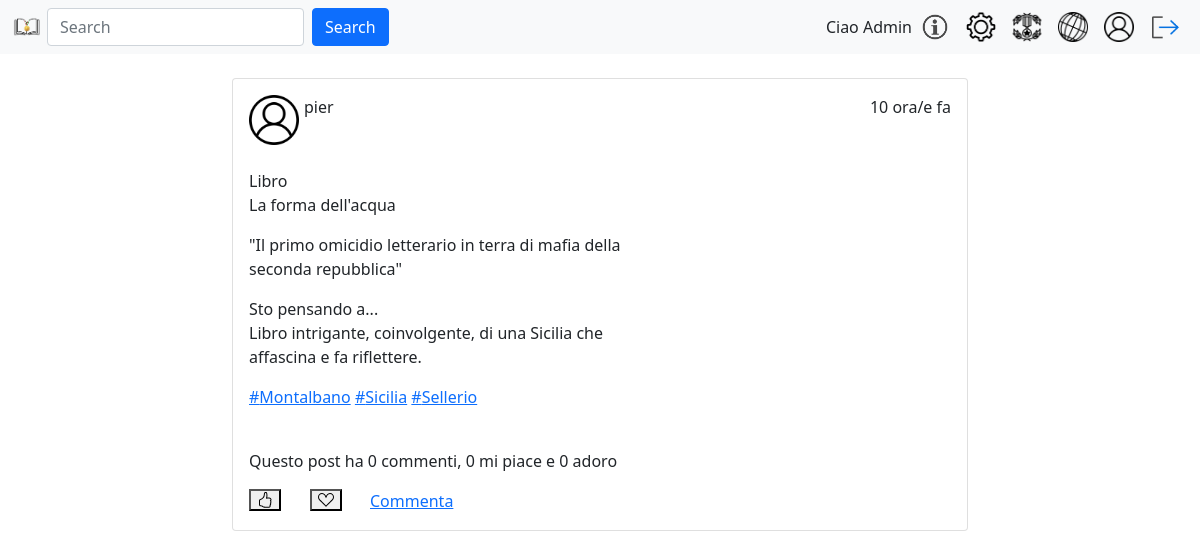
Screenshot of /searchingTag.php?tag=Sellerio (signed in) with the database file from the repository.
### tables this page shows
CREATE TABLE `post` (
  `utenteId` int NOT NULL,
  `dataOra` datetime NOT NULL,
  `citazioneTestuale` varchar(1023) DEFAULT NULL,
  `fotoCitazione` varchar(127) DEFAULT NULL,
  `riflessione` varchar(2047) NOT NULL,
  `counterMiPiace` int NOT NULL,
  `counterAdoro` int NOT NULL,
  `libroId` int NOT NULL,
  PRIMARY KEY (`utenteId`,`dataOra`),
  UNIQUE KEY `ID_POST_IND` (`utenteId`,`dataOra`),
  KEY `REF_POST_LIBRO_IND` (`libroId`)
);

CREATE TABLE `utente` (
  `id` int NOT NULL AUTO_INCREMENT,
  `username` varchar(80) NOT NULL,
  `email` varchar(80) NOT NULL,
  `pwd` varchar(120) NOT NULL,
  `immagineProfilo` varchar(255) DEFAULT NULL,
  `isAdmin` int NOT NULL DEFAULT '0',
  `descrizione` varchar(150) DEFAULT NULL,
  `stato` int NOT NULL DEFAULT '0',
  PRIMARY KEY (`id`)
);

CREATE TABLE `libro` (
  `id` int NOT NULL AUTO_INCREMENT,
  `titolo` varchar(255) NOT NULL,
  PRIMARY KEY (`id`),
  UNIQUE KEY `ID_LIBRO_IND` (`id`)
);

### include/post.php (called while the page is built, shortened)
<?php
class Post {
    private $conn;
    public function __construct($conn) {
        $this->conn = $conn;
    }
    public function getSpecificPost($user_id, $time_post) {
        $query = "SELECT
                    (
                      SELECT COUNT(*)
                      FROM commenti c
                      WHERE p.utenteId = c.utenteIdPost AND p.dataOra = c.dataOraPost
                    ) AS numeroCommenti,
                    u.immagineProfilo, u.username, p.utenteId, p.dataOra, p.citazioneTestuale, p.fotoCitazione, p.riflessione, p.counterMiPiace, p.counterAdoro, l.titolo,
                    GROUP_CONCAT(t.testo) AS elencoTag
                  FROM
                    post p
                    INNER JOIN utente u ON p.utenteId = u.id
                    INNER JOIN libro l ON p.libroId = l.id
                    LEFT JOIN tagperpost tp ON p.utenteId = tp.utenteIdPost AND p.dataOra = tp.dataOraPost
                    LEFT JOIN tags t ON tp.tagId = t.id
                  WHERE
                    p.utenteId = ? AND p.dataOra = ?
                  GROUP BY
                    p.utenteId, p.dataOra
                  ORDER BY
                    p.dataOra DESC";
        $stmt = $this->conn->prepare($query);
        $stmt->bind_param("is", $user_id, $time_post);
        return $this->executeAndGetPosts($stmt);
    }
    private function executeAndGetPosts($stmt) {
        if (!$stmt->execute()) {
            return array();
        }
        $result = $stmt->get_result();
        $posts = $result->fetch_all(MYSQLI_ASSOC);
        return $posts;
    }
}
function time_elapsed_string($datetime, $full = false) {
    $now = new DateTime;
    $ago = new DateTime($datetime);
    $diff = $now->diff($ago);
    $diff->w = floor($diff->d / 7);
    $diff->d -= $diff->w * 7;
    $string = array(
        'y' => 'anno/i',
        'm' => 'mese/i',
        'w' => 'settimana/e',
        'd' => 'giorno/i',
        'h' => 'ora/e',
        'i' => 'minuto/i',
        's' => 'secondo/i',
    );
    foreach ($string as $k => &$v) {
        if ($diff->$k) {
            $v = $diff->$k . ' ' . $v;
        } else {
            unset($string[$k]);
        }
    }
    if (!$full) {
        $string = array_slice($string, 0, 1);
    }
    return count($string) > 0 ? implode(', ', $string) . ' fa' : 'ora';
}
?>

### include/model/selectors.php (called while the page is built, shortened)
<?php
function getIdTagByString($stringTag){
    global $conn;
    $sql = "SELECT id from tags where testo = ?;";
    $stmt = $conn->prepare($sql);
    $stmt->bind_param("s", $stringTag);
    $stmt->execute();
    $result = $stmt->get_result();
    if ($result->num_rows > 0) {
        return $result->fetch_assoc()["id"];
    } else {
        return -1;
    }
}
function getPostByTag($tag) {
    global $conn;
    $sql = "SELECT utenteIdPost, dataOraPost FROM tagperpost WHERE tagId = ? ORDER BY dataOraPost DESC;";
    $stmt = $conn->prepare($sql);
    $stmt->bind_param("i", $tag);
    $stmt->execute();
    $result = $stmt->get_result();
    if ($result->num_rows > 0) {
        return $result->fetch_all(MYSQLI_ASSOC);
    } else {
        return -1;
    }
}
?>

### include/login.model.php (called while the page is built, shortened)
<?php
require_once 'config.php';
function getDbImageName(string $username){
    global $conn;
    $sql = "SELECT immagineProfilo FROM utente WHERE username = ?";
    $stmt = $conn->prepare($sql);
    $stmt->bind_param("s", $username);
    $stmt->execute();
    $result = $stmt->get_result();
    return $result->fetch_assoc()['immagineProfilo'];
}
?>

### include/login.controller.php (called while the page is built, shortened)
<?php
function getUserImage(string $username){
    $defaultProfileImage = "images/users/default.png";
    $image = "images/users/" . getDbImageName($username);
    return $defaultProfileImage;
}
?>

### include/view/postPage.php (the view, shortened to what this page needs)
<?php
require_once("include/config.php");
function checkIfAlreadyLoved($userId, $dataOra) {
    global $conn;
    $utenteAttuale = $_SESSION['id'];
    $sql = "SELECT * FROM notifica WHERE tipo = 'V' AND utenteId = ? AND utenteIdPost = ? AND dataOraPost = ?;";
    $stmt = $conn->prepare($sql);
    $stmt->bind_param("iis",$userId, $utenteAttuale, $dataOra);
    $stmt->execute();
    $result = $stmt->get_result();
    if ($result->num_rows > 0) {
        return true;
    } else {
        return false;
    }
}
function checkIfAlreadyLiked($userId, $dataOra) {
    global $conn;
    $utenteAttuale = $_SESSION['id'];
    $sql = "SELECT * FROM notifica WHERE tipo = 'K' AND utenteId = ? AND utenteIdPost = ? AND dataOraPost = ?;";
    $stmt = $conn->prepare($sql);
    $stmt->bind_param("iis",$userId ,$utenteAttuale ,$dataOra);
    $stmt->execute();
    $result = $stmt->get_result();
    if ($result->num_rows > 0) {
        return true;
    } else {
        return false;
    }
}
?>
<section id="userPosts">
        <div class="col-md-12">
                <?php
                  if (empty($posts)) {
                      echo '<p>Nessun post disponibile in questa sezione. Puoi saperne di più nella pagina informazioni! </p>';
                  } else {
                      foreach ($posts as $post):
                ?>
                <article>
                    <div class="card">
                        <div class="card-body">
                            <div class="d-inline-flex w-100">
                              <div class="post flex-fill align-bottom">
                                  <a href="profilePage.php?id=<?= $post['utenteId']; ?>">
                                      <img class="post-img" src="<?= getUserImage($post['username']); ?>" alt="Immagine profilo" />
                                  </a>
                              </div>
                                <div class="align-bottom w-25">
                                    <p><?= $post['username']; ?></p>
                                </div>
                                <div class="flex-fill align-bottom float-left text-end">
                                    <p><?= time_elapsed_string($post['dataOra']); ?></p>
                                </div>
                            </div>
                            <div class="row">
                                <div class="col-md-7">
                                  <br/>
                                    <div class="row">
                                        <p>Libro <br/> <?= $post['titolo']; ?></p>
                                    </div>
                                    <?php if (!empty($post['citazioneTestuale'])): ?>
                                        <div class="row">
                                            <p>"<?= $post['citazioneTestuale']; ?>"</p>
                                        </div>
                                    <?php endif; ?>
                                    <div class="row">
                                        <p>Sto pensando a... <br/> <?= $post['riflessione']; ?></p>
                                    </div>
                                     <div class="row">
                                      <?php if (!empty($post['elencoTag'])): ?>
                                        <div class="row">
                                            <p>
                                                <?php
                                                $tags = explode(',', $post['elencoTag']);
                                                foreach ($tags as $tag) {
                                                  $tagUrl = 'searchingTag.php?tag=' . urlencode($tag);
                                                  echo '<a href="' . $tagUrl . '">#' . $tag . '</a> ';
                                                }
                                                ?>
                                            </p>
                                        </div>
                                    <?php endif; ?>
                                    </div>
                                </div>
                            </div>
                            <br/>
                            <div class="row">
                              <p>Questo post ha <?= $post['numeroCommenti']; ?> commenti, <span class="like-count"><?= $post['counterMiPiace']; ?></span> mi piace e <span class="love-count"><?= $post['counterAdoro']; ?></span> adoro</p>
                            </div>
                            <div class="row">
                              <?php
                                $isLikeCheck = checkIfAlreadyLiked($post['utenteId'], $post['dataOra']);
                                $okLE = $isLikeCheck ? "0" : "1";
                              ?>
                              <div class="col-md-1 col-3">
                                <button class="like-button bi-hand-thumbs-up likeButton" data-utenteID="<?= $post['utenteId']; ?>" data-dataOra="<?= $post['dataOra']; ?>">
                                    <svg xmlns="http://www.w3.org/2000/svg" width="16" height="16" fill="currentColor" class="bi bi-hand-thumbs-up emptyThumb" data-mustShow="<?= $okLE ?>" viewBox="0 0 16 16">
                                        <path d="M8.864.046C7.908-.193 7.02.53 6.956 1.466c-.072 1.051-.23 2.016-.428 2.59-.125.36-.479 1.013-1.04 1.639-.557.623-1.282 1.178-2.131 1.41C2.685 7.288 2 7.87 2 8.72v4.001c0 .845.682 1.464 1.448 1.545 1.07.114 1.564.415 2.068.723l.048.03c.272.165.578.348.97.484.397.136.861.217 1.466.217h3.5c.937 0 1.599-.477 1.934-1.064a1.86 1.86 0 0 0 .254-.912c0-.152-.023-.312-.077-.464.201-.263.38-.578.488-.901.11-.33.172-.762.004-1.149.069-.13.12-.269.159-.403.077-.27.113-.568.113-.857 0-.288-.036-.585-.113-.856a2 2 0 0 0-.138-.362 1.9 1.9 0 0 0 .234-1.734c-.206-.592-.682-1.1-1.2-1.272-.847-.282-1.803-.276-2.516-.211a10 10 0 0 0-.443.05 9.4 9.4 0 0 0-.062-4.509A1.38 1.38 0 0 0 9.125.111zM11.5 14.721H8c-.51 0-.863-.069-1.14-.164-.281-.097-.506-.228-.776-.393l-.04-.024c-.555-.339-1.198-.731-2.49-.868-.333-.036-.554-.29-.554-.55V8.72c0-.254.226-.543.62-.65 1.095-.3 1.977-.996 2.614-1.708.635-.71 1.064-1.475 1.238-1.978.243-.7.407-1.768.482-2.85.025-.362.36-.594.667-.518l.262.066c.16.04.258.143.288.255a8.34 8.34 0 0 1-.145 4.725.5.5 0 0 0 .595.644l.003-.001.014-.003.058-.014a9 9 0 0 1 1.036-.157c.663-.06 1.457-.054 2.11.164.175.058.45.3.57.65.107.308.087.67-.266 1.022l-.353.353.353.354c.043.043.105.141.154.315.048.167.075.37.075.581 0 .212-.027.414-.075.582-.05.174-.111.272-.154.315l-.353.353.353.354c.047.047.109.177.005.488a2.2 2.2 0 0 1-.505.805l-.353.353.353.354c.006.005.041.05.041.17a.9.9 0 0 1-.121.416c-.165.288-.503.56-1.066.56z"/>
                                    </svg>
                                </button>
                            </div>
                            <?php
                              $isCheck = checkIfAlreadyLoved($post['utenteId'], $post['dataOra']);
                              $okE = $isCheck ? "0" : "1";
                            ?>
                            <div class="col-md-1 col-3">
                              <button class="love-button bi-suit-heart loveButton" data-utenteID="<?= $post['utenteId']; ?>" data-dataOra="<?= $post['dataOra']; ?>">
                                  <svg xmlns="http://www.w3.org/2000/svg" width="16" height="16" fill="currentColor" class="bi bi-suit-heart emptyHeart" data-mustShow="<?= $okE ?>" viewBox="0 0 16 16">
                                    <path d="m8 6.236-.894-1.789c-.222-.443-.607-1.08-1.152-1.595C5.418 2.345 4.776 2 4 2 2.324 2 1 3.326 1 4.92c0 1.211.554 2.066 1.868 3.37.337.334.721.695 1.146 1.093C5.122 10.423 6.5 11.717 8 13.447c1.5-1.73 2.878-3.024 3.986-4.064.425-.398.81-.76 1.146-1.093C14.446 6.986 15 6.131 15 4.92 15 3.326 13.676 2 12 2c-.777 0-1.418.345-1.954.852-.545.515-.93 1.152-1.152 1.595zm.392 8.292a.513.513 0 0 1-.784 0c-1.601-1.902-3.05-3.262-4.243-4.381C1.3 8.208 0 6.989 0 4.92 0 2.755 1.79 1 4 1c1.6 0 2.719 1.05 3.404 2.008.26.365.458.716.596.992a7.6 7.6 0 0 1 .596-.992C9.281 2.049 10.4 1 12 1c2.21 0 4 1.755 4 3.92 0 2.069-1.3 3.288-3.365 5.227-1.193 1.12-2.642 2.48-4.243 4.38z"/>
                                  </svg>
                              </button>
                          </div>
                          <div class="col-md-4 col-6">
                              <a href="comments.php?userIdPost=<?= $post['utenteId']; ?>&timePost=<?=  $b = str_replace(" ","+",$post['dataOra']); ?>">Commenta</a>
                          </div>
                      </div>
                        </div>
                    </div>
                </article>
                <br/>
            <?php endforeach; }
            ?>
        </div>
</section>

### css/landingPage.css (style rules this page uses)
.post a { width: 100%; }
.post .post-img { width: 100%; }
.post { margin: 0 5px 0 0; max-width: 50px; width: 50px; height: auto; }

### rows the page displays
post: utenteId.username "pier", dataOra "10 ora/e fa", libroId.titolo "La forma dell'acqua", citazioneTestuale "Il primo omicidio letterario in terra di mafia della seconda repubblica", riflessione "Libro intrigante, coinvolgente, di una Sicilia che affascina e fa riflettere.", tag "Montalbano", tag "Sicilia", tag "Sellerio", numeroCommenti "0", counterMiPiace "0", counterAdoro "0", $okLE 1 (drawn), $okE 1 (drawn)

### other values shown
$_SESSION["username"] "Admin"
